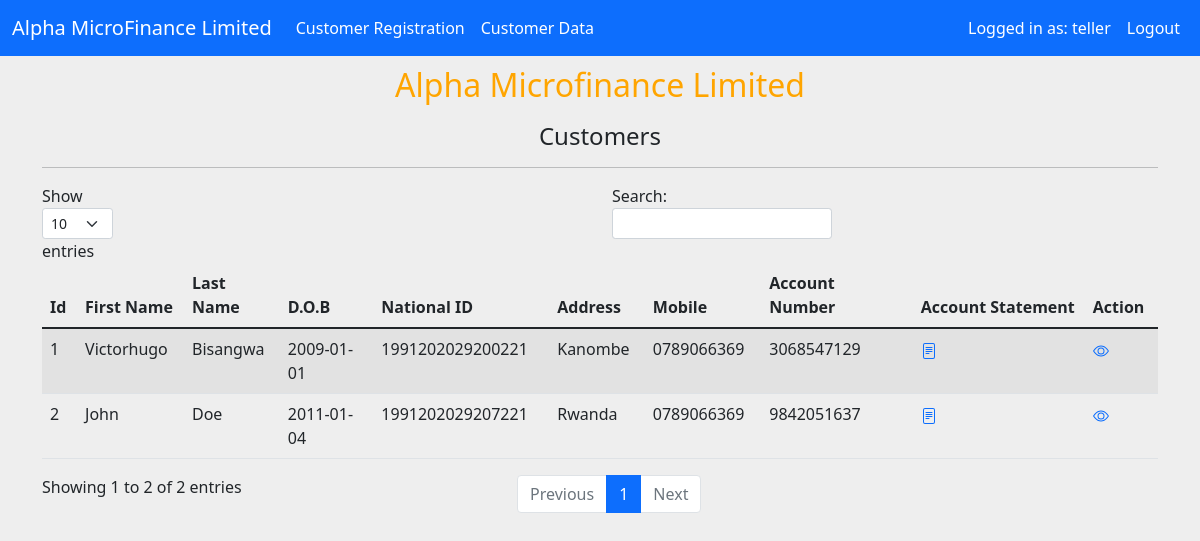
/customer.php (signed in), run on an earlier commit of the app's database.
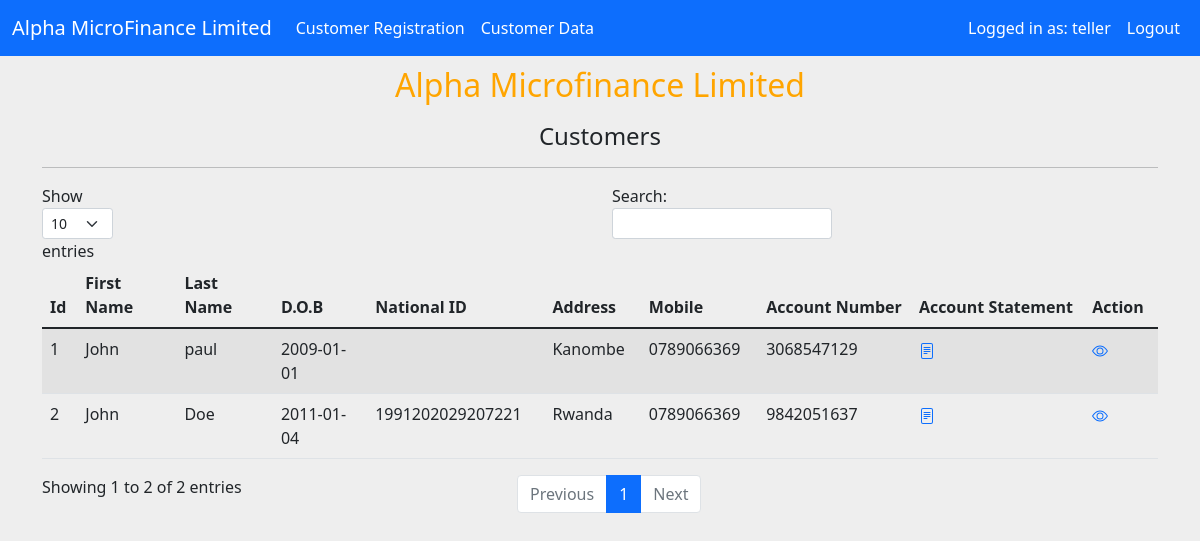
And on a later commit of the database.
### tables this page shows
CREATE TABLE `customer` (
  `Id` int(11) NOT NULL,
  `FirstName` varchar(50) NOT NULL,
  `LastName` varchar(50) NOT NULL,
  `DOB` date NOT NULL,
  `NID` varchar(255) NOT NULL,
  `Photo` varchar(255) NOT NULL,
  `Address` varchar(50) NOT NULL,
  `Mobile` varchar(50) NOT NULL,
  `AccountNumber` varchar(255) NOT NULL
);

### customer.php (the view, shortened to what this page needs)
<?php
include_once("db_connect.php");
include("header.php");
?>
<html>
<head>
<link rel="stylesheet" href="alpha.css">
 </head>
<?php include('container.php');?>
<div class="container home">
	<h2 style="color:Orange;padding:10px;"><center>Alpha Microfinance Limited </center>	</h2>
	<center><h4>Customers</h4> <hr/></center>
	<table id="example" class="table table-striped" style="width:100%">
        <thead>
            <tr>
                <th>Id</th>
                <th>First Name</th>
                <th>Last Name</th>
                <th>D.O.B</th>
                <th>National ID</th>
                <th>Address</th>
                <th>Mobile</th>
                <th>Account Number</th>
                <th>Account Statement</th>
                <th>Action</th>
            </tr>
        </thead>
       <tbody>
			<?php
			$sql_query = "SELECT * FROM customer ";
			$resultset = $con->query($sql_query) or die("database error:". mysqli_error($con));
			while( $developer = $resultset->fetch_object()) {
			?>
			   <tr id="<?php echo $developer->Id; ?>">
     		   <td><?php echo $developer->Id; ?></td>
			   <td><?php echo $developer->FirstName; ?></td>
			   <td><?php echo $developer->LastName; ?></td>
			   <td><?php echo $developer->DOB; ?></td>
			   <td><?php echo $developer->NID; ?></td>
			   <td><?php echo $developer->Address; ?></td>
			   <td><?php echo $developer->Mobile; ?></td>
			   <td><?php echo $developer->AccountNumber; ?></td>
			   <td><a href="statement.php?id=<?php echo $developer->Id;?>">
			   </a></td>
			   <td><a href="customerprofile.php?id=<?php echo $developer->Id;?>">
				 </a></td>
			   </tr>
			<?php } ?>
		</tbody>
    </table>
</div>
<?php include('footer.php');?>
</html>

What changed in the data, as far as the page shows it:
changed customer "Kanombe": FirstName "Victorhugo" → "John"; LastName "Bisangwa" → "paul"; NID "1991202029200221" → (not shown)
